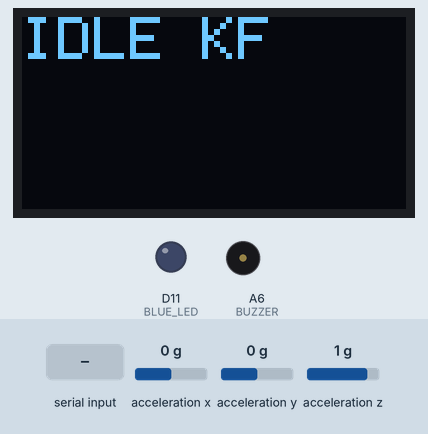
Recording of a sketch running on a simulated Arduino Nano 33 BLE. Shown: 128×64 one-colour display, output pins drawn as LEDs (lit = HIGH), buzzer (waves = sounding). The test bench sets the inputs (shaded band); at power-on: acceleration x 0 g, acceleration y 0 g, acceleration z 1 g. The display library's start-up logo is not drawn; what the sketch prints to the serial monitor is not drawn.

Above: at 3.7 s.
3.8 s: "START\n" received over Serial
At 5.3 s:
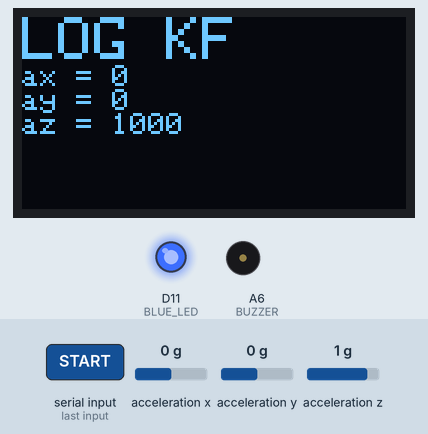
5.9 s: "STOP\n" received over Serial
At 6.8 s:
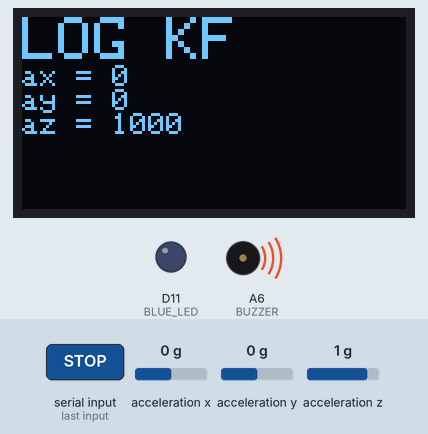
8.7 s: "MODE=DLT\n" received over Serial
At 9.7 s:
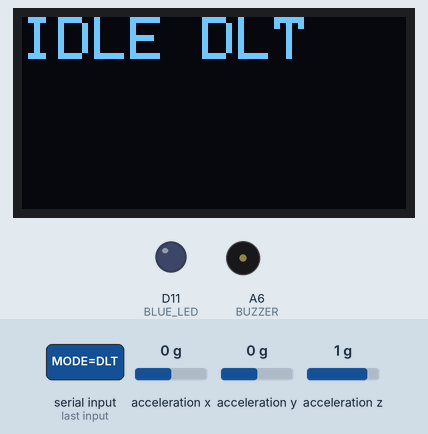
10.2 s: "TART\n" received over Serial
At 11.6 s:
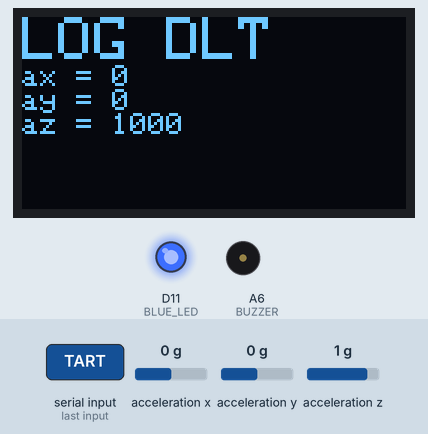
12.4 s: acceleration x set to -1.4 g
At 13.6 s:
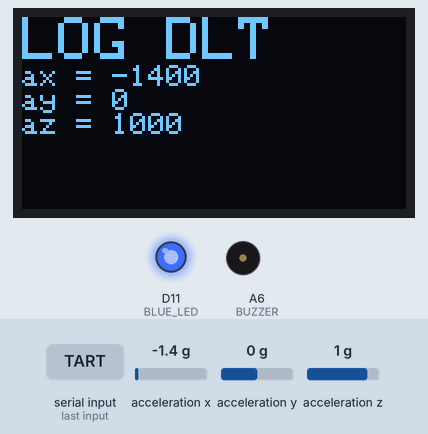
13.9 s: acceleration y set to -1.4 g
At 14.9 s:
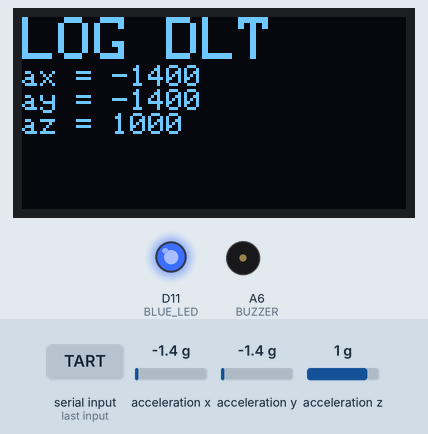
Timing chart, 0 to 16.4 s (numbered marks = the images above; inputs shaded):
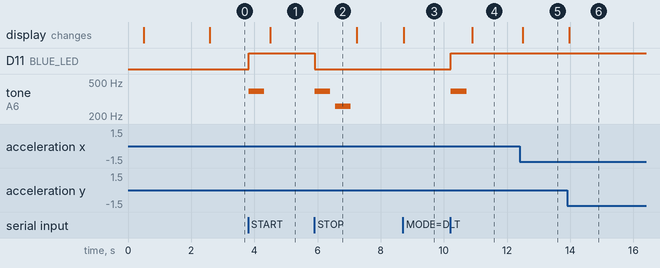

The sketch:

mini_projet_sketch.ino
```cpp
#include <Arduino_LSM9DS1.h>
#include <SPI.h>
#include <Wire.h>
#include <Adafruit_GFX.h>
#include <Adafruit_SSD1306.h>
#include <limits.h>

// ------------ OUTPUT SETUP ------------
#define SCREEN_WIDTH 128 // OLED display width, in pixels
#define SCREEN_HEIGHT 64 // OLED display height, in pixels

// Declaration for an SSD1306 display connected to I2C (SDA, SCL pins)
// The pins for I2C are defined by the Wire-library.
// On an arduino UNO:       A4(SDA), A5(SCL)
// On an arduino MEGA 2560: 20(SDA), 21(SCL)
// On an arduino LEONARDO:   2(SDA),  3(SCL), ...
#define OLED_RESET     -1 // Reset pin # (or -1 if sharing Arduino reset pin)
#define SCREEN_ADDRESS 0x3C
Adafruit_SSD1306 display(SCREEN_WIDTH, SCREEN_HEIGHT, &Wire, OLED_RESET);
const int BLUE_LED = D11;
const int BUZZER = A6;
const unsigned long BAUD = 9600;

// ------------ CONFIG ------------
const unsigned long SAMPLE_PERIOD_MS = 100;  // 10 Hz
const unsigned int MAX_DLT_SAMPLES = 10;     // Number of DLT samples before sending a frame in KF mode
const unsigned int DLT_THRESHOLD = 128;       // Absolute delta threshold above which a frame in KF mode is sent

const unsigned int STORED_SAMPLES = 50;      // maximum number of samples in the ring buffer

// ------------ UTILITIES ------------
int buffer[50][4];                           // ring buffer
unsigned int buf_index = 0, buf_count = 0;

bool logging = false;                        // set by START/STOP commands from PC
bool compression = false;                    // set by MODE=DLT/MODE=KF commands from PC
String commandBuffer = "";                   // to accumulate incoming serial commands

unsigned long lastSampleTime = 0;
unsigned long seq = 0, last_kf_seq = 0; // last_kf_seq keep the last seq of the last frame sent in KF mode
int last_ax = 0, last_ay = 0, last_az = 0;

void setup() {

  pinMode(BUZZER, OUTPUT);
  pinMode(BLUE_LED, OUTPUT);

  Serial.begin(BAUD);

  // Wait for display
  delay(500);

  // SSD1306_SWITCHCAPVCC = generate display voltage from 3.3V internally
  if(!display.begin(SSD1306_SWITCHCAPVCC, SCREEN_ADDRESS)) {
    Serial.println(F("SSD1306 allocation failed"));
    for(;;); // Don't proceed, loop forever
  }

  // Show initial display buffer contents on the screen --
  // the library initializes this with an Adafruit splash screen.
  display.display();
  delay(2000); // Pause for 2 seconds

  // Clear the buffer
  display.clearDisplay();

  if (!IMU.begin()) {
    Serial.println("IMU init failed");
    while (1) {
    }
  }

  Serial.println("IMU ready. Waiting for START / STOP commands.");
}

// compute the checksum of a given sample
static uint8_t xorChecksum(const char* s) {
  uint8_t x = 0;
  while (*s) x ^= (uint8_t)(*s++);
  return x;
}

// play a note on the buzzer
void play(int freq, int duration) {
  tone(BUZZER, freq, duration);
  delay(duration * 1.3);
  noTone(BUZZER);
}

// send the stats of the
void requestStats(unsigned long int now, int n_samples) {
  char body[150];
  snprintf(body, sizeof(body), "%lu,%lu,RAW,cmd=STATS,count=%d,ax_mean=%.2f,ax_min=%d,ax_max=%d,ay_mean=%.2f,ay_min=%d,ay_max=%d,az_mean=%.2f,az_min=%d,az_max=%d",
           seq++, now, n_samples, mean_of_col(0, n_samples), min_of_col(0, n_samples), max_of_col(0, n_samples),
                                  mean_of_col(1, n_samples), min_of_col(1, n_samples), max_of_col(1, n_samples),
                                  mean_of_col(2, n_samples), min_of_col(2, n_samples), max_of_col(2, n_samples));

  uint8_t cs = xorChecksum(body);

  Serial.print('@');
  Serial.print(body);
  Serial.print('*');
  if (cs < 16) Serial.print('0');
  Serial.print(cs, HEX);
  Serial.print('\n');
}

// handle Serial commands
void handleSerialCommands(unsigned long int now) {
  while (Serial.available()) {
    char c = (char)Serial.read();
    if (c == '\n' || c == '\r') {
      if (commandBuffer.length() > 0) {
        String cmd = commandBuffer;
        commandBuffer = "";

        // Detect if the command ends with an int
        const char *ptr = cmd.c_str();
        while (*ptr && !isdigit(*ptr)) {
          ptr++;
        }
        int n_samples = (int)strtol(ptr, NULL, 10);

        cmd.trim();
        cmd.toUpperCase();

        if (cmd == "START" || cmd == "TART") {
          logging = true;
          digitalWrite(BLUE_LED, HIGH);
          play(392, 500);
          Serial.println("ACK:START");
        } else if (cmd == "STOP") {
          logging = false;
          digitalWrite(BLUE_LED, LOW);
          play(392, 500);
          play(261, 500);
          Serial.println("ACK:STOP");
        } else if (cmd == "MODE=DLT") {
          compression = true;
          Serial.println("ACK:MODE=DLT");
        } else if (cmd == "MODE=KF") {
          compression = false;
          Serial.println("ACK:MODE=KF");
        } else if (cmd.startsWith("STATS") && n_samples > 0) {
          Serial.print("ACK:STATS");
          Serial.println(n_samples);
          if (n_samples <= buf_count)
            requestStats(now, n_samples);
          else
            requestStats(now, buf_count);
        } else if (cmd == "STATS") {
          Serial.println("ACK:STATS");
          requestStats(now, buf_count);
        } else {
          Serial.print("ERR:UNKNOWN_CMD ");
          Serial.println(cmd);
        }
      }
    } else {
      commandBuffer += c;
      if (commandBuffer.length() > 50) {
        commandBuffer = "";
      }
    }
  }
}

// update the screen display
void updateScreen() {
  display.clearDisplay();

  display.setTextSize(2);             // Draw 2X-scale text
  display.setCursor(0,0);             // Start at top-left corner
  display.setTextColor(SSD1306_WHITE);

  if (logging) {
    display.print("LOG ");
    if (compression)
      display.println("DLT");
    else
      display.println("KF");

    display.setTextSize(1);
    display.print("ax = ");
    display.println(last_ax);
    display.print("ay = ");
    display.println(last_ay);
    display.print("az = ");
    display.println(last_az);
  } else {
    display.print("IDLE ");
    if (compression)
      display.println("DLT");
    else
      display.println("KF");
  }

  display.display();
}

// return the minimum of one of the buffer column
int min_of_col(int col, int bound) {
  int min = INT_MAX;
  for (int i = 0; i < bound; i++) {
    if (buffer[i][col] < min) min = buffer[i][col];
  }
  return min;
}

// return the maximum of one of the buffer column
int max_of_col(int col, int bound) {
  int max = 0;
  for (int i = 0; i < bound; i++) {
    if (buffer[i][col] > max) max = buffer[i][col];
  }
  return max;
}

// return the mean of one of the buffer column
float mean_of_col(int col, int bound) {
  float sum = 0;
  for (int i = 0; i < bound; i++) {
    sum += (float)buffer[i][col];
  }
  return sum/bound;
}

// send the data with serial through a special format
void sendIMUSample(unsigned long now) {
  if (!IMU.accelerationAvailable()) return;
  float ax_g, ay_g, az_g;
  IMU.readAcceleration(ax_g, ay_g, az_g);

  int ax = (int)lround(ax_g * 1000.0f);  // g -> mg
  int ay = (int)lround(ay_g * 1000.0f);
  int az = (int)lround(az_g * 1000.0f);

  buffer[buf_index][0] = ax;
  buffer[buf_index][1] = ay;
  buffer[buf_index][2] = az;
  buffer[buf_index][3] = now;

  buf_index++;
  buf_index = buf_index % STORED_SAMPLES;
  if (buf_count < STORED_SAMPLES) buf_count++;

  int max_delta = max(abs(ax - last_ax), max(abs(ay - last_ay), abs(az - last_az)));
  char body[96];
  if (!compression || (seq - last_kf_seq) >= MAX_DLT_SAMPLES || max_delta > DLT_THRESHOLD) {
    snprintf(body, sizeof(body), "%lu,%lu,KF,mode=LOGGING,ax=%d,ay=%d,az=%d",
           seq++, now, ax, ay, az);
    last_kf_seq = seq;
  } else {
    int dax = ax - last_ax, day = ay - last_ay, daz = az - last_az;
    snprintf(body, sizeof(body), "%lu,%lu,DLT,mode=LOGGING,dax=%d,day=%d,daz=%d",
           seq++, now, dax, day, daz);
  }

  last_ax = ax;
  last_ay = ay;
  last_az = az;
  uint8_t cs = xorChecksum(body);

  Serial.print('@');
  Serial.print(body);
  Serial.print('*');
  if (cs < 16) Serial.print('0');
  Serial.print(cs, HEX);
  Serial.print('\n');
}

void loop() {
  unsigned long now = millis();
  updateScreen();
  handleSerialCommands(now);
  if (!logging) {
    return;
  }

  if (now - lastSampleTime >= SAMPLE_PERIOD_MS) {
    lastSampleTime = now;
    sendIMUSample(now);
  }
}
```

Measured:
- after the input at 3.8 s, D11 (BLUE_LED): LOW → HIGH at once; tone on A6 (BUZZER): silent → 392 Hz at once, → silent 0.50 s later; the display: changes after 0.70 s (image 1)
- after the input at 5.9 s, D11 (BLUE_LED): HIGH → LOW at once; tone on A6 (BUZZER): silent → 392 Hz at once, → silent 0.50 s later, → 261 Hz 0.15 s later, → silent 0.50 s later
- after the input at 8.7 s, the display: changes at once (image 3)
- after the input at 10.2 s, D11 (BLUE_LED): LOW → HIGH at once; tone on A6 (BUZZER): silent → 392 Hz at once, → silent 0.50 s later; the display: changes after 0.70 s (image 4)
- after the input at 12.4 s, the display: changes after 0.10 s (image 5)
- after the input at 13.9 s, the display: changes after 0.06 s (image 6)
